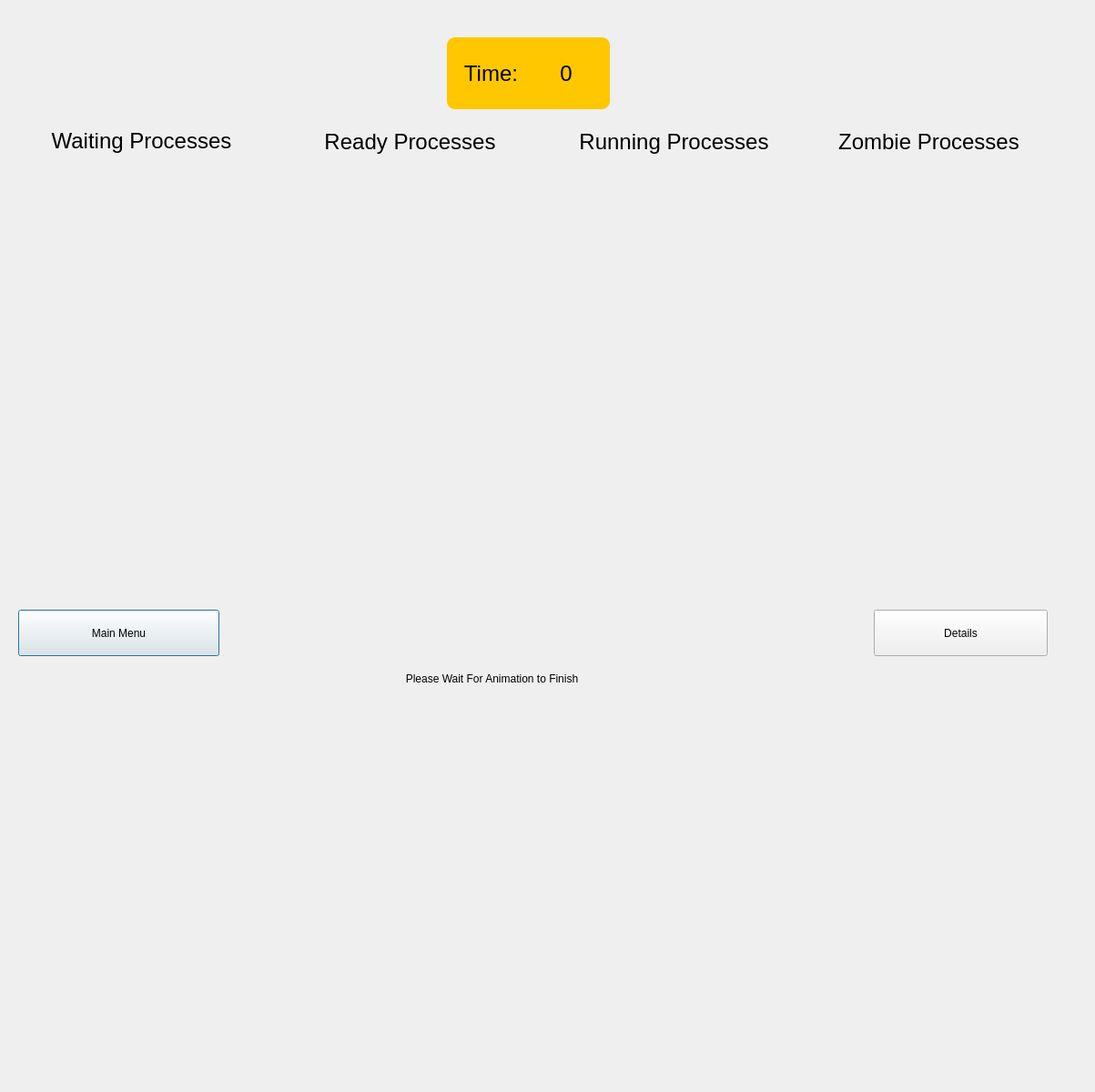
<?xml version="1.0" encoding="UTF-8"?>
<ui version="4.0">
 <class>Execution_dialog</class>
 <widget class="QDialog" name="Execution_dialog">
  <property name="geometry">
   <rect>
    <x>0</x>
    <y>0</y>
    <width>1203</width>
    <height>1200</height>
   </rect>
  </property>
  <property name="sizePolicy">
   <sizepolicy hsizetype="Fixed" vsizetype="Fixed">
    <horstretch>0</horstretch>
    <verstretch>0</verstretch>
   </sizepolicy>
  </property>
  <property name="windowTitle">
   <string>Dialog</string>
  </property>
  <widget class="QWidget" name="verticalLayoutWidget">
   <property name="geometry">
    <rect>
     <x>70</x>
     <y>180</y>
     <width>211</width>
     <height>481</height>
    </rect>
   </property>
   <layout class="QVBoxLayout" name="Waiting_process">
    <item>
     <spacer name="verticalSpacer">
      <property name="orientation">
       <enum>Qt::Orientation::Vertical</enum>
      </property>
      <property name="sizeHint" stdset="0">
       <size>
        <width>20</width>
        <height>40</height>
       </size>
      </property>
     </spacer>
    </item>
   </layout>
  </widget>
  <widget class="QWidget" name="verticalLayoutWidget_2">
   <property name="geometry">
    <rect>
     <x>320</x>
     <y>180</y>
     <width>261</width>
     <height>481</height>
    </rect>
   </property>
   <layout class="QVBoxLayout" name="Ready_process_layout">
    <item>
     <spacer name="verticalSpacer_2">
      <property name="orientation">
       <enum>Qt::Orientation::Vertical</enum>
      </property>
      <property name="sizeHint" stdset="0">
       <size>
        <width>20</width>
        <height>40</height>
       </size>
      </property>
     </spacer>
    </item>
   </layout>
  </widget>
  <widget class="QWidget" name="verticalLayoutWidget_3">
   <property name="geometry">
    <rect>
     <x>910</x>
     <y>180</y>
     <width>241</width>
     <height>481</height>
    </rect>
   </property>
   <layout class="QVBoxLayout" name="zombie_process">
    <property name="spacing">
     <number>4</number>
    </property>
    <item>
     <spacer name="verticalSpacer_3">
      <property name="orientation">
       <enum>Qt::Orientation::Vertical</enum>
      </property>
      <property name="sizeHint" stdset="0">
       <size>
        <width>20</width>
        <height>40</height>
       </size>
      </property>
     </spacer>
    </item>
   </layout>
  </widget>
  <widget class="QLabel" name="label">
   <property name="geometry">
    <rect>
     <x>30</x>
     <y>139</y>
     <width>251</width>
     <height>31</height>
    </rect>
   </property>
   <property name="styleSheet">
    <string notr="true">font-family:&quot;Times New Roman&quot;;
font-weight:bolder;
font-size:24px;</string>
   </property>
   <property name="text">
    <string>Waiting Processes</string>
   </property>
   <property name="alignment">
    <set>Qt::AlignmentFlag::AlignCenter</set>
   </property>
  </widget>
  <widget class="QLabel" name="label_2">
   <property name="geometry">
    <rect>
     <x>610</x>
     <y>140</y>
     <width>261</width>
     <height>31</height>
    </rect>
   </property>
   <property name="styleSheet">
    <string notr="true">font-family:&quot;Times New Roman&quot;;
font-weight:bolder;
font-size:24px;</string>
   </property>
   <property name="text">
    <string>Running Processes</string>
   </property>
   <property name="alignment">
    <set>Qt::AlignmentFlag::AlignCenter</set>
   </property>
  </widget>
  <widget class="QLabel" name="label_3">
   <property name="geometry">
    <rect>
     <x>890</x>
     <y>140</y>
     <width>261</width>
     <height>31</height>
    </rect>
   </property>
   <property name="styleSheet">
    <string notr="true">font-family:&quot;Times New Roman&quot;;
font-weight:bolder;
font-size:24px;</string>
   </property>
   <property name="text">
    <string>Zombie Processes</string>
   </property>
   <property name="alignment">
    <set>Qt::AlignmentFlag::AlignCenter</set>
   </property>
  </widget>
  <widget class="QGroupBox" name="groupBox">
   <property name="geometry">
    <rect>
     <x>490</x>
     <y>40</y>
     <width>181</width>
     <height>81</height>
    </rect>
   </property>
   <property name="styleSheet">
    <string notr="true">border:2px solid transparent;background-color:#FFC700;border-radius:10px</string>
   </property>
   <layout class="QHBoxLayout" name="horizontalLayout">
    <item>
     <widget class="QLabel" name="label_4">
      <property name="styleSheet">
       <string notr="true">font-family:&quot;Times New Roman&quot;;
font-size:24px;</string>
      </property>
      <property name="text">
       <string>Time:</string>
      </property>
      <property name="alignment">
       <set>Qt::AlignmentFlag::AlignCenter</set>
      </property>
     </widget>
    </item>
    <item>
     <widget class="QLabel" name="timer_label">
      <property name="styleSheet">
       <string notr="true">font-family:&quot;Times New Roman&quot;;
font-size:24px;</string>
      </property>
      <property name="text">
       <string>0</string>
      </property>
      <property name="alignment">
       <set>Qt::AlignmentFlag::AlignCenter</set>
      </property>
     </widget>
    </item>
   </layout>
  </widget>
  <widget class="QWidget" name="verticalLayoutWidget_4">
   <property name="geometry">
    <rect>
     <x>610</x>
     <y>180</y>
     <width>251</width>
     <height>481</height>
    </rect>
   </property>
   <layout class="QVBoxLayout" name="RunningProcesses_layout"/>
  </widget>
  <widget class="QLabel" name="label_5">
   <property name="geometry">
    <rect>
     <x>320</x>
     <y>140</y>
     <width>261</width>
     <height>31</height>
    </rect>
   </property>
   <property name="styleSheet">
    <string notr="true">font-family:&quot;Times New Roman&quot;;
font-weight:bolder;
font-size:24px;</string>
   </property>
   <property name="text">
    <string>Ready Processes</string>
   </property>
   <property name="alignment">
    <set>Qt::AlignmentFlag::AlignCenter</set>
   </property>
  </widget>
  <widget class="QPushButton" name="pushButton">
   <property name="geometry">
    <rect>
     <x>20</x>
     <y>670</y>
     <width>221</width>
     <height>51</height>
    </rect>
   </property>
   <property name="text">
    <string>Main Menu</string>
   </property>
  </widget>
  <widget class="QPushButton" name="pushButton_2">
   <property name="geometry">
    <rect>
     <x>960</x>
     <y>670</y>
     <width>191</width>
     <height>51</height>
    </rect>
   </property>
   <property name="text">
    <string>Details</string>
   </property>
  </widget>
  <widget class="QLabel" name="label_6">
   <property name="geometry">
    <rect>
     <x>330</x>
     <y>710</y>
     <width>421</width>
     <height>71</height>
    </rect>
   </property>
   <property name="text">
    <string>Please Wait For Animation to Finish</string>
   </property>
   <property name="alignment">
    <set>Qt::AlignmentFlag::AlignCenter</set>
   </property>
  </widget>
 </widget>
 <resources/>
 <connections/>
</ui>
